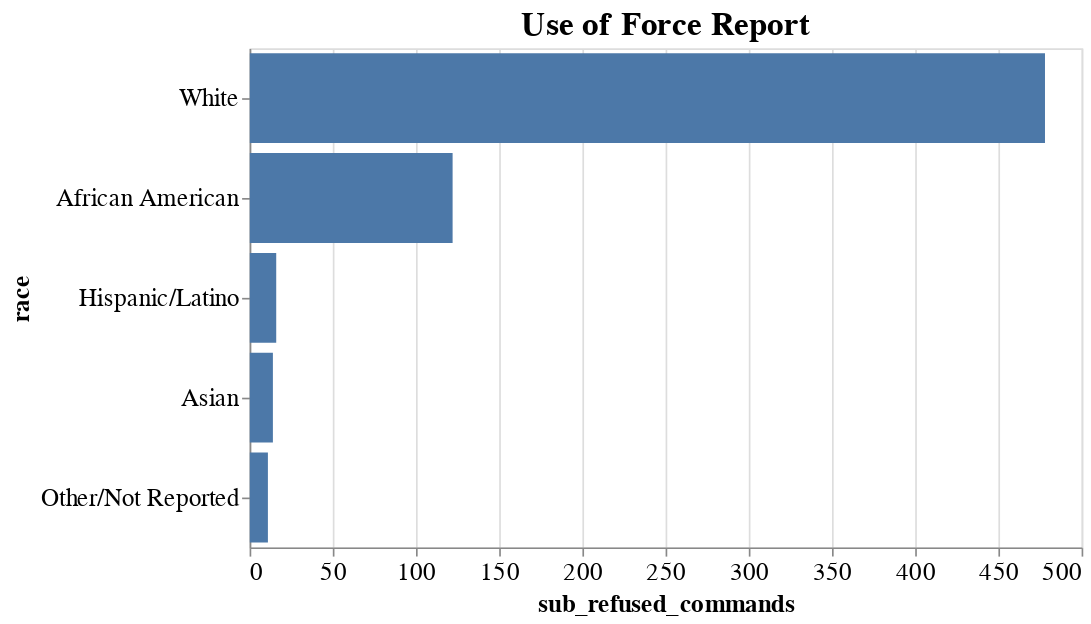

Source (notebook cell):
### Code cell
alt.Chart(race).mark_bar().encode(
    x=alt.X('sub_refused_commands',),
    y=alt.Y('race:N', sort='-x'),
    tooltip=alt.Tooltip(['sub_refused_commands:Q'], format='.2f')
).properties(
    title='Use of Force Report',
    width=500,
    height=300,
).configure_title(
    fontSize=20
).configure_axis(
    labelFontSize=15,
    titleFontSize=15
).interactive()

### Figure 1 — Vega-Lite specification as saved in the notebook (floating-point values rounded to 4 significant figures)
{"config": {"view": {"continuousWidth": 400, "continuousHeight": 300}, "axis": {"labelFontSize": 15, "titleFontSize": 15}, "title": {"fontSize": 20}}, "data": {"name": "data-bce1e7fa420d52acb4fcc7c77c2b483e"}, "mark": "bar", "encoding": {"tooltip": [{"type": "quantitative", "field": "sub_refused_commands", "format": ".2f"}], "x": {"type": "quantitative", "field": "sub_refused_commands"}, "y": {"type": "nominal", "field": "race", "sort": "-x"}}, "height": 300, "selection": {"selector115": {"type": "interval", "bind": "scales", "encodings": ["x", "y"]}}, "title": "Use of Force Report", "width": 500, "$schema": "https://vega.github.io/schema/vega-lite/v4.8.1.json", "datasets": {"data-bce1e7fa420d52acb4fcc7c77c2b483e": [{"race": "African American", "officers_involved": 575, "age": 12810.0, "subject_mh": 97.0, "subject_alcohol": 137.0, "subject_drug": 40.0, "physical_emptyhand": 199.0, "oc_spray_display": 8.0, "oc_spray": 58.0, "taser_display": 27.0, "taser": 17.0, "firearm_pointed": 153.0, "firearm_fired": 0.0, "sub_refused_commands": 122.0, "sub_walk_ran": 36.0, "sub_threats": 29.0, "sub_escape": 51.0, "sub_assault_cues": 42.0, "sub_passive": 77.0, "sub_active": 170.0, "sub_assaultive": 77.0, "sub_used_weapon": 7.0, "arrest": 259.0, "officer_injured": 45.0, "subject_injured": 51.0}, {"race": "Asian", "officers_involved": 58, "age": 1375.0, "subject_mh": 18.0, "subject_alcohol": 23.0, "subject_drug": 1.0, "physical_emptyhand": 28.0, "oc_spray_display": 1.0, "oc_spray": 9.0, "taser_display": 4.0, "taser": 1.0, "firearm_pointed": 11.0, "firearm_fired": 0.0, "sub_refused_commands": 14.0, "sub_walk_ran": 2.0, "sub_threats": 5.0, "sub_escape": 7.0, "sub_assault_cues": 7.0, "sub_passive": 8.0, "sub_active": 21.0, "sub_assaultive": 8.0, "sub_used_weapon": 1.0, "arrest": 19.0, "officer_injured": 4.0, "subject_injured": 3.0}, {"race": "Hispanic/Latino", "officers_involved": 67, "age": 1433.0, "subject_mh": 14.0, "subject_alcohol": 26.0, "subject_drug": 2.0, "physical_emptyhand": 25.0, "oc_spray_display": 4.0, "oc_spray": 9.0, "taser_display": 3.0, "taser": 3.0, "firearm_pointed": 9.0, "firearm_fired": 0.0, "sub_refused_commands": 16.0, "sub_walk_ran": 3.0, "sub_threats": 6.0, "sub_escape": 6.0, "sub_assault_cues": 6.0, "sub_passive": 10.0, "sub_active": 26.0, "sub_assaultive": 11.0, "sub_used_weapon": 2.0, "arrest": 27.0, "officer_injured": 5.0, "subject_injured": 10.0}, {"race": "Other/Not Reported", "officers_involved": 52, "age": 1131.0, "subject_mh": 15.0, "subject_alcohol": 17.0, "subject_drug": 3.0, "physical_emptyhand": 20.0, "oc_spray_display": 1.0, "oc_spray": 7.0, "taser_display": 4.0, "taser": 3.0, "firearm_pointed": 12.0, "firearm_fired": 0.0, "sub_refused_commands": 11.0, "sub_walk_ran": 4.0, "sub_threats": 3.0, "sub_escape": 1.0, "sub_assault_cues": 5.0, "sub_passive": 5.0, "sub_active": 16.0, "sub_assaultive": 12.0, "sub_used_weapon": 2.0, "arrest": 18.0, "officer_injured": 7.0, "subject_injured": 5.0}, {"race": "White", "officers_involved": 1939, "age": 49360.0, "subject_mh": 666.0, "subject_alcohol": 693.0, "subject_drug": 172.0, "physical_emptyhand": 877.0, "oc_spray_display": 63.0, "oc_spray": 221.0, "taser_display": 113.0, "taser": 43.0, "firearm_pointed": 346.0, "firearm_fired": 3.0, "sub_refused_commands": 478.0, "sub_walk_ran": 119.0, "sub_threats": 162.0, "sub_escape": 204.0, "sub_assault_cues": 188.0, "sub_passive": 336.0, "sub_active": 748.0, "sub_assaultive": 293.0, "sub_used_weapon": 33.0, "arrest": 805.0, "officer_injured": 145.0, "subject_injured": 258.0}]}}
